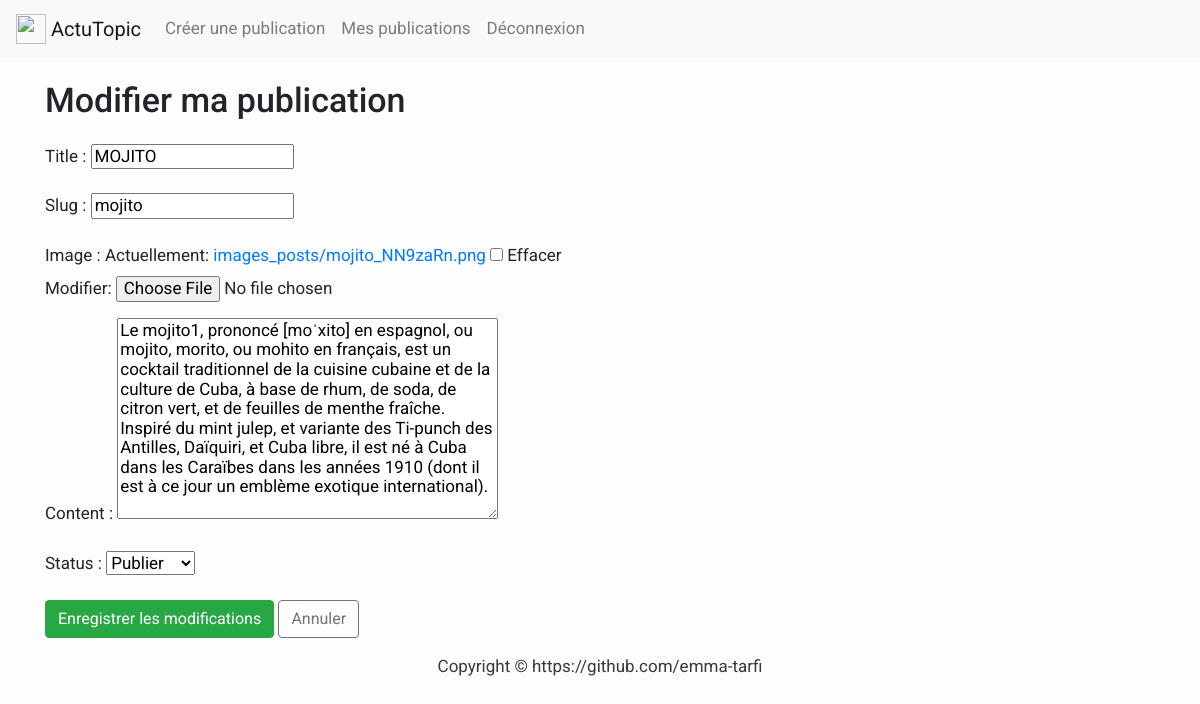
The page /modifier/2 (signed in) on the database its author committed.
### posts/models.py (models this page shows, shortened)
class Post(models.Model):
    title = models.CharField(max_length=200, unique=True)
    slug = models.SlugField(max_length=200, unique=True)
    author = models.ForeignKey(User, on_delete= models.CASCADE, related_name='blog_posts')
    image = models.ImageField(upload_to='images_posts/', blank=True)
    updated_on = models.DateTimeField(auto_now=True)
    content = models.TextField()
    created_on = models.DateTimeField(auto_now_add=True)
    status = models.IntegerField(choices=STATUS, default=0)
    class Meta:
        ordering = ['-created_on']

### posts/views.py (the view, shortened to what this page needs)
# urls.py: path('modifier/<int:pk>', PostUpdateView.as_view(), name='update'),
@method_decorator(login_required, name='dispatch')
class PostUpdateView(UpdateView):
    model = Post
    fields = ('title', 'slug', 'image', 'content', 'status')
    success_message = "Votre post a bien été modifié !"
    template_name = 'posts/update_post.html'
    context_object_name = 'post'

### templates/posts/update_post.html (shortened to what this page needs)
{% extends 'base.html' %}
{% block content %}
<div class="container">
    <h1>Modifier ma publication</h1>
    <form class="site-form" action="{% url 'update' post.pk %}" method="post" enctype="multipart/form-data">
        {{ form.as_p }}
        <button type="submit" class="btn btn-success">Enregistrer les modifications</button>
        <a href="{% url 'my_posts' %}" class="btn btn-outline-secondary" role="button">Annuler</a>
    </form>
</div>
{% endblock %}

### static/css/main.css (style rules this page uses)
html { color: #222; font-size: 1em; line-height: 1.4; }
textarea { resize: vertical; }

### static/css/style.css (style rules this page uses)
body { font-family: "Roboto", sans-serif; font-size: 17px; background-color: #fdfdfd; }

### rows shown on the page
Post: title "MOJITO", slug "mojito", content "Le mojito1, prononcé [moˈxito] en espagnol, ou mojito, morito, ou mohito en français, est un cocktail traditionnel de la cuisine cubaine et de la culture de Cuba, à base de rhum, de soda, de citron vert, et de feuilles de menthe fraîche. Inspiré du mint julep, et variante des Ti-punch des Antilles, Daïquiri, et Cuba libre, il est né à Cuba dans les Caraïbes dans les années 1910 (dont il est à ce jour un emblème exotique international).", status "Publier"
